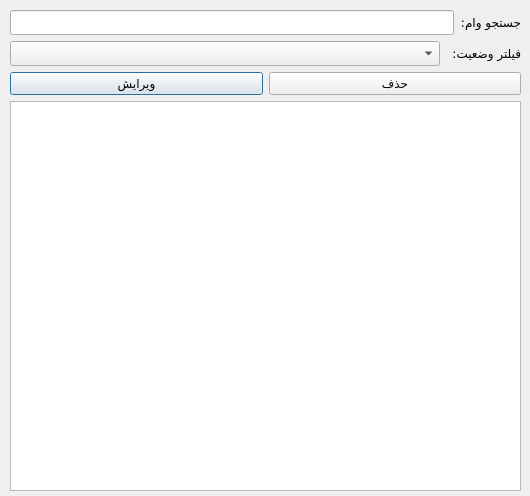
<?xml version="1.0" encoding="UTF-8"?>
<ui version="4.0">
 <class>Dialog</class>
 <widget class="QDialog" name="Dialog">
  <property name="geometry">
   <rect>
    <x>0</x>
    <y>0</y>
    <width>530</width>
    <height>496</height>
   </rect>
  </property>
  <property name="minimumSize">
   <size>
    <width>530</width>
    <height>496</height>
   </size>
  </property>
  <property name="maximumSize">
   <size>
    <width>530</width>
    <height>496</height>
   </size>
  </property>
  <property name="windowTitle">
   <string>لیست وام ها</string>
  </property>
  <widget class="QWidget" name="verticalLayoutWidget">
   <property name="geometry">
    <rect>
     <x>10</x>
     <y>10</y>
     <width>511</width>
     <height>481</height>
    </rect>
   </property>
   <property name="font">
    <font>
     <family>Vazir</family>
    </font>
   </property>
   <layout class="QVBoxLayout" name="verticalLayout">
    <item>
     <layout class="QHBoxLayout" name="horizontalLayout">
      <item>
       <widget class="QLineEdit" name="lineEdit">
        <property name="font">
         <font>
          <family>Vazir</family>
         </font>
        </property>
       </widget>
      </item>
      <item>
       <widget class="QLabel" name="label">
        <property name="maximumSize">
         <size>
          <width>75</width>
          <height>16777215</height>
         </size>
        </property>
        <property name="font">
         <font>
          <family>Vazir</family>
         </font>
        </property>
        <property name="text">
         <string>جستجو وام:</string>
        </property>
       </widget>
      </item>
     </layout>
    </item>
    <item>
     <layout class="QHBoxLayout" name="horizontalLayout_2">
      <item>
       <widget class="QComboBox" name="comboBox">
        <property name="font">
         <font>
          <family>Vazir</family>
         </font>
        </property>
       </widget>
      </item>
      <item>
       <widget class="QLabel" name="label_2">
        <property name="maximumSize">
         <size>
          <width>75</width>
          <height>16777215</height>
         </size>
        </property>
        <property name="font">
         <font>
          <family>Vazir</family>
         </font>
        </property>
        <property name="text">
         <string>فیلتر وضعیت:</string>
        </property>
       </widget>
      </item>
     </layout>
    </item>
    <item>
     <layout class="QHBoxLayout" name="horizontalLayout_3">
      <item>
       <widget class="QPushButton" name="pushButton">
        <property name="font">
         <font>
          <family>Vazir</family>
         </font>
        </property>
        <property name="text">
         <string>ویرایش</string>
        </property>
       </widget>
      </item>
      <item>
       <widget class="QPushButton" name="pushButton_2">
        <property name="font">
         <font>
          <family>Vazir</family>
         </font>
        </property>
        <property name="text">
         <string>حذف</string>
        </property>
       </widget>
      </item>
     </layout>
    </item>
    <item>
     <widget class="QTableWidget" name="tableWidget">
      <property name="font">
       <font>
        <family>Vazir</family>
       </font>
      </property>
     </widget>
    </item>
   </layout>
  </widget>
 </widget>
 <resources/>
 <connections/>
</ui>
